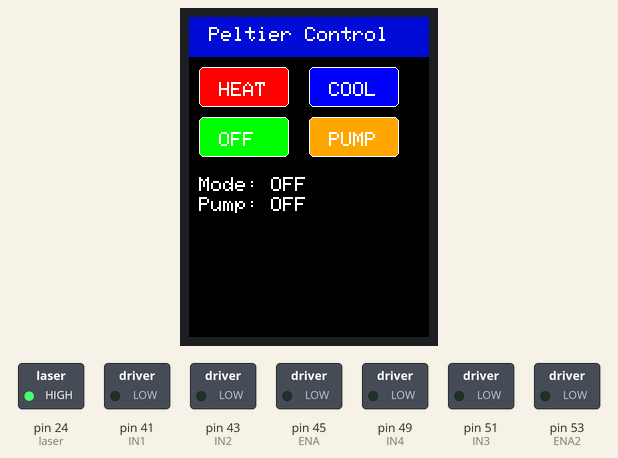
A sketch run on a simulated Arduino Mega 2560, built with avr-gcc and run on an emulated ATmega2560. Shown: 240×320 colour display, switched loads named in the sketch (green lamp = pin HIGH). Pins used as bus, display or sensor lines are not drawn.

Above: at 0.3 s.

The sketch:

FinalCode.ino
```cpp
#include <Adafruit_GFX.h>
#include <MCUFRIEND_kbv.h>
#include <TouchScreen.h>

#define MINPRESSURE 100
#define MAXPRESSURE 1000

MCUFRIEND_kbv tft;

// Peltier & L298N Setup
#define IN1 41 // L298N Input 1 (TEC Cooling)
#define IN2 43 // L298N Input 2 (TEC Heating)
#define ENA 45 // PWM Control for TEC
#define vcc1 31 // Power supply control for TEC
#define laser 24 // Laser control

// Pump Motor Setup
#define ENA2 53   // PWM control for pump motor speed
#define IN3 51    // Pump Motor direction control
#define IN4 49    // Pump Motor direction control

int mode = 0; // 0 = Off, 1 = Heating, 2 = Cooling
int pumpState = 0; // 1 = Pump On, 0 = Pump Off
const int maxPower = 170; // Maximum power for heating and cooling

const int XP = 8, XM = A2, YP = A3, YM = 9; // Touchscreen pins
const int TS_LEFT = 122, TS_RT = 905, TS_TOP = 945, TS_BOT = 92; // Calibration

TouchScreen ts = TouchScreen(XP, YP, XM, YM, 300);

bool Touch_getXY(int &pixel_x, int &pixel_y) {
    TSPoint p = ts.getPoint();
    pinMode(YP, OUTPUT);
    pinMode(XM, OUTPUT);
    digitalWrite(YP, HIGH);
    digitalWrite(XM, HIGH);

    if (p.z > MINPRESSURE && p.z < MAXPRESSURE) {
        pixel_x = map(p.x, TS_LEFT, TS_RT, 0, tft.width());
        pixel_y = map(p.y, TS_TOP, TS_BOT, 0, tft.height());
        pixel_y = tft.height() - pixel_y; // Adjust y-axis for proper touch alignment
        return true;
    }
    return false;
}

void drawInterface() {
    tft.fillScreen(0x0000);
    tft.fillRect(0, 0, tft.width(), 40, 0x007A);
    tft.setTextColor(0xFFFF);
    tft.setTextSize(2);
    tft.setCursor(20, 10);
    tft.print("Peltier Control");

    tft.fillRoundRect(10, 50, 90, 40, 5, 0xF800);
    tft.drawRoundRect(10, 50, 90, 40, 5, 0xFFFF);
    tft.fillRoundRect(120, 50, 90, 40, 5, 0x001F);
    tft.drawRoundRect(120, 50, 90, 40, 5, 0xFFFF);
    tft.fillRoundRect(10, 100, 90, 40, 5, 0x07E0);
    tft.drawRoundRect(10, 100, 90, 40, 5, 0xFFFF);
    tft.fillRoundRect(120, 100, 90, 40, 5, 0xFD20);
    tft.drawRoundRect(120, 100, 90, 40, 5, 0xFFFF);

    tft.setTextColor(0xFFFF);
    tft.setTextSize(2);
    tft.setCursor(30, 65);
    tft.print("HEAT");
    tft.setCursor(140, 65);
    tft.print("COOL");
    tft.setCursor(30, 115);
    tft.print("OFF");
    tft.setCursor(140, 115);
    tft.print("PUMP");

    tft.setCursor(10, 160);
    tft.print("Mode: OFF");
}

void updateStatus(const char *statusText) {
    tft.fillRect(60, 160, 100, 20, 0x0000);
    tft.setCursor(60, 160);
    tft.setTextColor(0xFFFF);
    tft.print(statusText);
}

void updatePumpStatus() {
    tft.fillRect(10, 180, 150, 20, 0x0000);
    tft.setCursor(10, 180);
    tft.setTextColor(0xFFFF);
    tft.print("Pump: ");
    tft.print(pumpState == 1 ? "ON" : "OFF");
}

void handleTouch(int x, int y) {
    if (x > 10 && x < 100 && y > 50 && y < 90) {
        // HEAT Mode
        mode = 1;
        digitalWrite(IN1, LOW);
        digitalWrite(IN2, HIGH);
        analogWrite(ENA, maxPower);
        updateStatus("HEAT");
    } else if (x > 120 && x < 210 && y > 50 && y < 90) {
        // COOL Mode
        mode = 2;
        digitalWrite(IN1, HIGH);
        digitalWrite(IN2, LOW);
        analogWrite(ENA, maxPower);
        updateStatus("COOL");
    } else if (x > 10 && x < 100 && y > 100 && y < 140) {
        // OFF Mode
        mode = 0;
        digitalWrite(IN1, LOW);
        digitalWrite(IN2, LOW);
        analogWrite(ENA, 0);
        updateStatus("OFF");
    } else if (x > 120 && x < 210 && y > 100 && y < 140) {
        // PUMP Toggle
        pumpState = !pumpState;
        if (pumpState == 1) {
            digitalWrite(IN3, HIGH);
            digitalWrite(IN4, LOW);
            analogWrite(ENA2, 255); // Full speed
        } else {
            digitalWrite(IN3, LOW);
            digitalWrite(IN4, LOW);
            analogWrite(ENA2, 0);
        }
        updatePumpStatus();
    }
}

void setup() {
    tft.begin(0x9341);
    tft.setRotation(0);
    drawInterface();
    updatePumpStatus();

    pinMode(IN1, OUTPUT);
    pinMode(IN2, OUTPUT);
    pinMode(ENA, OUTPUT);
    pinMode(vcc1, OUTPUT);
    pinMode(laser, OUTPUT);

    pinMode(IN3, OUTPUT);
    pinMode(IN4, OUTPUT);
    pinMode(ENA2, OUTPUT);

    digitalWrite(vcc1, HIGH);
    digitalWrite(laser, HIGH);
}

void loop() {
    int x, y;
    if (Touch_getXY(x, y)) {
        handleTouch(x, y);
    }
}
```
